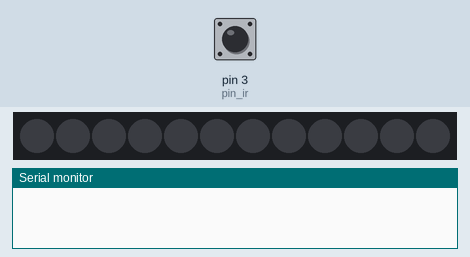
This sketch was run on a simulated Arduino Nano, built with avr-gcc and run on an emulated ATmega328P. Shown: 12 RGB LEDs in strip order, left to right, the last lines printed to the serial monitor. The inputs (shaded band) are chosen by the test bench; at power-on: pin 3 (pin_ir) HIGH.

Above: at 1.2 s.
1.3 s: pin 3 (pin_ir) pulsed LOW 5 times (0.12 s each, 0.3 s apart)
At 1.57 s:
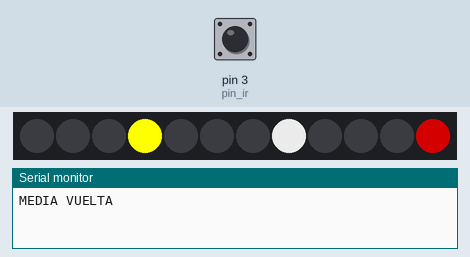
At 3.6 s:
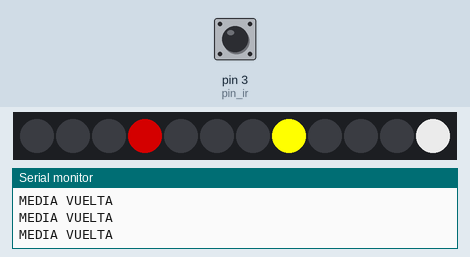
Timing chart, 0 to 5.1 s (numbered marks = the images above; inputs shaded):
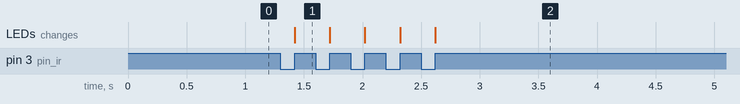

The sketch:

donutsDinamicos.ino
```cpp
#include <Adafruit_NeoPixel.h>
#define PIN_NEO_PIXEL 6// Arduino pin that connects to NeoPixel
#define NUM_PIXELS 12// The number of LEDs (pixels) on NeoPixel
#define DELAY_INTERVAL 200

volatile long pseudospins = 0;
volatile unsigned int count = 0;
unsigned long next = 500;
unsigned int temp = 0;
volatile unsigned long lastMillis = 0;
volatile unsigned long lastMillisTh = 0;
volatile unsigned long previousMillis = 0;
volatile unsigned long startLine = 0;
volatile unsigned long finalLine = 0;
int pin_ir=3;
int num_pixeles=0;
volatile int threshold = 2; //miliseconds between possible interrupts
volatile int angulo_linea = 180;
volatile int ancho_linea = 45;
volatile int mode=0;
volatile bool change=false;


Adafruit_NeoPixel neoPixel(NUM_PIXELS, PIN_NEO_PIXEL, NEO_GRB + NEO_KHZ800);
int pruebo = 1;
uint32_t Colores[3] = {
  neoPixel.Color(255, 255, 0),
  neoPixel.Color(192, 192, 192),
  neoPixel.Color(128, 0, 0),
};

int rangeDonuts[3]{2,6,10};


volatile int colorDonut=0;


void setup() {
 neoPixel.begin(); // INITIALIZE NeoPixel strip object (REQUIRED)
 Serial.begin(115200);
 //pinMode(pin_ir, INPUT_PULLUP);               //setup pin 3 with internal pull-up
 delayMicroseconds(50);
 attachInterrupt(digitalPinToInterrupt(pin_ir), ir_detect, HIGH); //En el nano hay que conectarlo al pin 8 aunque aqui ponga 10
 //Usamos change ya que rising y falling hacen lo mismo. Cada deteccion es media vuelta.
 neoPixel.clear(); // set all pixel colors to 'off'. It only takes effect if pixels.show() is called
 neoPixel.show(); // send the updated pixel colors to the NeoPixel hardware.


}

void loop() {
 //neoPixel.clear(); // set all pixel colors to 'off'. It only takes effect if pixels.show() is called
  unsigned long act_milis=millis();


  if (change){
    change=false;
    for (int pixel = 0; pixel < NUM_PIXELS; pixel++){
      if (pixel==rangeDonuts[0]){
        neoPixel.setPixelColor(pixel, Colores[colorDonut]);
      }
      else if (pixel==rangeDonuts[1]){
        neoPixel.setPixelColor(pixel, Colores[(colorDonut+1)%3]);
      }

      else if (pixel==rangeDonuts[2]){
        neoPixel.setPixelColor(pixel, Colores[(colorDonut+2)%3]);
      }
      else{
        neoPixel.setPixelColor(pixel, neoPixel.Color(0, 0, 0));
      }

    }

    neoPixel.show();
  }

}

void ir_detect()
{

  if(millis() - lastMillisTh > threshold){
    lastMillisTh = millis();
    pseudospins++;
    if(pseudospins%2 == 0){

      Serial.println("MEDIA VUELTA"); // Dos veces
      //colorDonut=(colorDonut+1)%3; //si comentas esta linea los colores se quedaran iguales para cada aro de donut
      change=true;
      for (int position = 0; position < 3; position++){
        rangeDonuts[position]=(rangeDonuts[position]+1)%NUM_PIXELS; //si comentas este for los aros del donut no cambiaran
      }
    }

  }

}
```

Measured:
- after the input at 1.3 s, the LEDs: change after 0.12 s (image 1)
